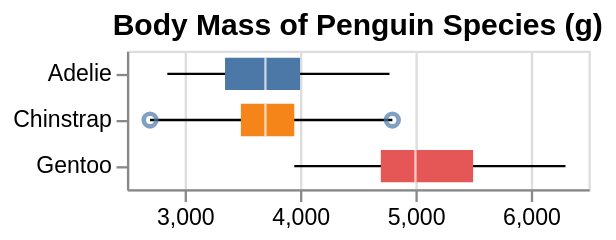

Specify this chart in Vega-Lite:
### Vega specification from a JSON file in a GitHub repository (floating-point values rounded to 4 significant figures)
{"$schema": "https://vega.github.io/schema/vega/v5.json", "background": "white", "padding": 5, "width": 200, "title": {"text": "Body Mass of Penguin Species (g)", "frame": "group"}, "style": "cell", "data": [{"name": "source_0", "values": [{"Species": "Adelie", "lower": 2850, "q1": 3350, "median": 3700, "q3": 4000, "upper": 4775, "outliers": []}, {"Species": "Chinstrap", "lower": 2700, "q1": 3488.0, "median": 3700, "q3": 3950, "upper": 4800, "outliers": [2700, 4800]}, {"Species": "Gentoo", "lower": 3950, "q1": 4700, "median": 5000, "q3": 5500, "upper": 6300, "outliers": []}]}, {"name": "data_1", "source": "source_0", "transform": [{"type": "filter", "expr": "isValid(datum[\"lower\"]) && isFinite(+datum[\"lower\"])"}]}, {"name": "data_2", "source": "source_0", "transform": [{"type": "filter", "expr": "isValid(datum[\"q1\"]) && isFinite(+datum[\"q1\"])"}]}, {"name": "data_3", "source": "source_0", "transform": [{"type": "filter", "expr": "isValid(datum[\"median\"]) && isFinite(+datum[\"median\"])"}]}, {"name": "data_4", "source": "source_0", "transform": [{"type": "flatten", "fields": ["outliers"], "as": ["outliers"]}, {"type": "filter", "expr": "isValid(datum[\"outliers\"]) && isFinite(+datum[\"outliers\"])"}]}], "signals": [{"name": "y_step", "value": 20}, {"name": "height", "update": "bandspace(domain('y').length, 0, 0) * y_step"}], "marks": [{"name": "layer_0_marks", "type": "rule", "style": ["rule"], "from": {"data": "data_1"}, "encode": {"update": {"stroke": {"value": "black"}, "description": {"signal": "\"\" + \"Species\" + \": \" + (isValid(datum[\"Species\"]) ? datum[\"Species\"] : \"\"+datum[\"Species\"]) + \"; \" + \"lower\" + \": \" + (format(datum[\"lower\"], \"\")) + \"; \" + \"upper\" + \": \" + (format(datum[\"upper\"], \"\"))"}, "x": [{"test": "!isValid(datum[\"lower\"]) || !isFinite(+datum[\"lower\"])", "value": 0}, {"scale": "x", "field": "lower"}], "x2": [{"test": "!isValid(datum[\"upper\"]) || !isFinite(+datum[\"upper\"])", "value": 0}, {"scale": "x", "field": "upper"}], "y": {"scale": "y", "field": "Species", "band": 0.5}}}}, {"name": "layer_1_marks", "type": "rect", "style": ["bar"], "from": {"data": "data_2"}, "encode": {"update": {"fill": {"scale": "color", "field": "Species"}, "ariaRoleDescription": {"value": "bar"}, "description": {"signal": "\"\" + \"Species\" + \": \" + (isValid(datum[\"Species\"]) ? datum[\"Species\"] : \"\"+datum[\"Species\"]) + \"; \" + \"q1\" + \": \" + (format(datum[\"q1\"], \"\")) + \"; \" + \"q3\" + \": \" + (format(datum[\"q3\"], \"\"))"}, "x": [{"test": "!isValid(datum[\"q1\"]) || !isFinite(+datum[\"q1\"])", "value": 0}, {"scale": "x", "field": "q1"}], "x2": [{"test": "!isValid(datum[\"q3\"]) || !isFinite(+datum[\"q3\"])", "value": 0}, {"scale": "x", "field": "q3"}], "yc": {"scale": "y", "field": "Species", "band": 0.5}, "height": {"value": 14}}}}, {"name": "layer_2_marks", "type": "rect", "style": ["tick"], "from": {"data": "data_3"}, "encode": {"update": {"opacity": {"value": 0.7}, "fill": {"value": "white"}, "ariaRoleDescription": {"value": "tick"}, "description": {"signal": "\"\" + \"Species\" + \": \" + (isValid(datum[\"Species\"]) ? datum[\"Species\"] : \"\"+datum[\"Species\"]) + \"; \" + \"median\" + \": \" + (format(datum[\"median\"], \"\"))"}, "xc": [{"test": "!isValid(datum[\"median\"]) || !isFinite(+datum[\"median\"])", "value": 0}, {"scale": "x", "field": "median"}], "yc": {"scale": "y", "field": "Species", "band": 0.5}, "height": {"value": 14}, "width": {"value": 1}}}}, {"name": "layer_3_marks", "type": "symbol", "style": ["point", "boxplot-outliers"], "from": {"data": "data_4"}, "encode": {"update": {"opacity": {"value": 0.7}, "fill": {"value": "transparent"}, "stroke": {"value": "#4c78a8"}, "ariaRoleDescription": {"value": "point"}, "description": {"signal": "\"\" + \"Species\" + \": \" + (isValid(datum[\"Species\"]) ? datum[\"Species\"] : \"\"+datum[\"Species\"]) + \"; \" + \"outliers\" + \": \" + (format(datum[\"outliers\"], \"\"))"}, "x": [{"test": "!isValid(datum[\"outliers\"]) || !isFinite(+datum[\"outliers\"])", "value": 0}, {"scale": "x", "field": "outliers"}], "y": {"scale": "y", "field": "Species", "band": 0.5}}}}], "scales": [{"name": "x", "type": "linear", "domain": {"fields": [{"data": "data_1", "field": "lower"}, {"data": "data_1", "field": "upper"}, {"data": "data_2", "field": "q1"}, {"data": "data_2", "field": "q3"}, {"data": "data_3", "field": "median"}, {"data": "data_4", "field": "outliers"}]}, "range": [0, {"signal": "width"}], "zero": false, "nice": true}, {"name": "y", "type": "band", "domain": {"fields": [{"data": "data_1", "field": "Species"}, {"data": "data_2", "field": "Species"}, {"data": "data_3", "field": "Species"}, {"data": "data_4", "field": "Species"}], "sort": true}, "range": {"step": {"signal": "y_step"}}, "paddingInner": 0, "paddingOuter": 0}, {"name": "color", "type": "ordinal", "domain": {"data": "data_2", "field": "Species", "sort": true}, "range": "category"}], "axes": [{"scale": "x", "orient": "bottom", "gridScale": "y", "grid": true, "tickCount": {"signal": "ceil(width/40)"}, "domain": false, "labels": false, "aria": false, "maxExtent": 0, "minExtent": 0, "ticks": false, "zindex": 0}, {"scale": "x", "orient": "bottom", "grid": false, "labelFlush": true, "labelOverlap": true, "tickCount": {"signal": "ceil(width/40)"}, "zindex": 0}, {"scale": "y", "orient": "left", "grid": false, "zindex": 0}]}
